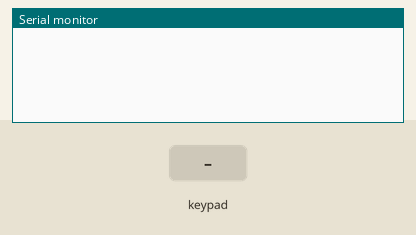
This sketch was run on a simulated Arduino Uno, built with avr-gcc and run on an emulated ATmega328P. On the bench: the last lines printed to the serial monitor. The test bench sets the inputs (shaded band).

Above: at 1.2 s.
1.3 s: key '1' pressed
At 2.5 s:
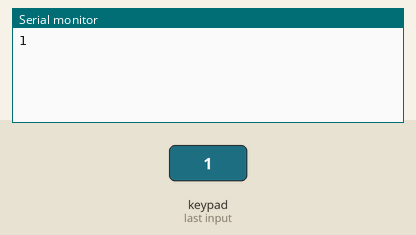
2.8 s: keypad keys 5 4 3 2 A pressed 0.4 s apart
At 5.2 s:
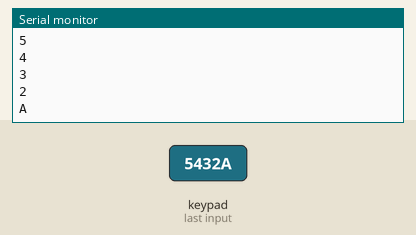
6.3 s: key 'B' pressed
At 6.6 s:
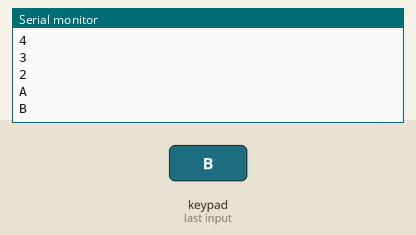
7.8 s: keypad keys 5 4 3 2 D pressed 0.4 s apart
At 10.1 s:
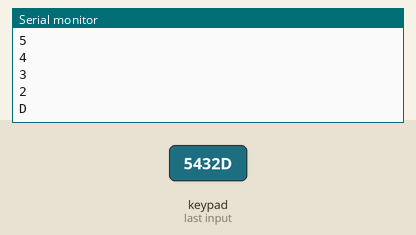
11.3 s: key 'C' pressed
At 12.5 s:
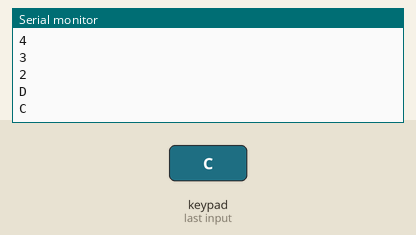
12.8 s: key 'E' pressed
At 14.0 s:
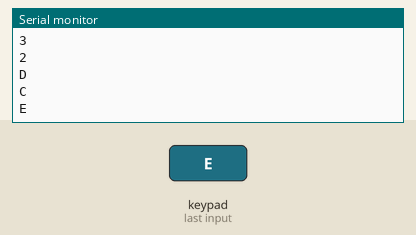
Timing chart, 0 to 15.3 s (numbered marks = the images above; inputs shaded):
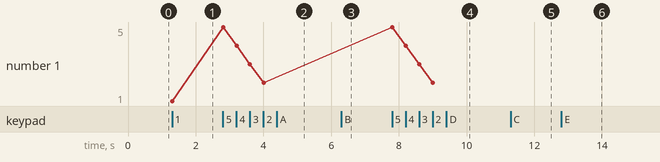

The sketch:

E26-4x4-matrix-keypad.ino
```cpp
#include <Keypad.h>

const byte ROWS = 4; // four rows
const byte COLS = 4; // four coloms

// Bind to array
char hexaKeys[ROWS][COLS] = {
  {'1', '2', '3', '4'},
  {'5', '6', '7', '8'},
  {'9', 'A', 'B', 'C'},
  {'D', 'E', 'F', 'G'}
};

byte colPins[COLS] = {5, 4, 3, 2}; // Pins used for coloms keypad
byte rowPins[ROWS] = {6, 7, 8, 9}; // Pins used for rows keypad

// Initialiseer het Keypad
Keypad customKeypad = Keypad(makeKeymap(hexaKeys), rowPins, colPins, ROWS, COLS);

void setup() {
  Serial.begin(9600);   // seriele monitor
}

void loop() {

  // Read my pressed button
  char button = customKeypad.getKey();

  if (button) {
    Serial.println(button);
  }
}
```

Measured:
- after the input at 1.3 s, the serial monitor: prints a new line at once (image 1)
- after the input at 2.8 s, the serial monitor: prints a new line at once (image 2)
- after the input at 6.3 s, the serial monitor: prints a new line at once (image 3)
- after the input at 7.8 s, the serial monitor: prints a new line at once (image 4)
- after the input at 11.3 s, the serial monitor: prints a new line at once (image 5)
- after the input at 12.8 s, the serial monitor: prints a new line at once (image 6)
- plotted number 1: 1 → 2 after the input at 2.8 s
